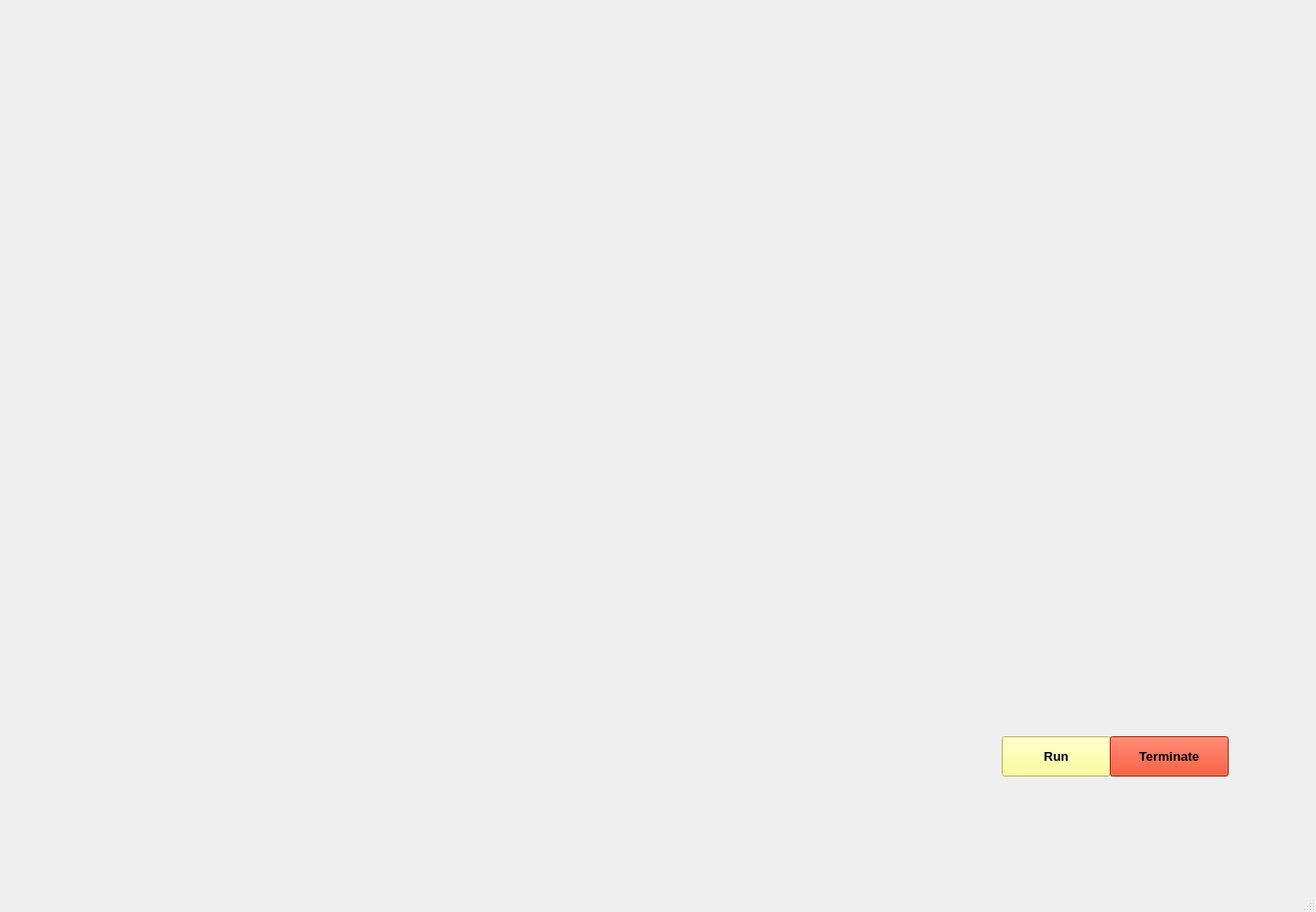
<?xml version="1.0" encoding="UTF-8"?>
<ui version="4.0">
 <class>JarvisUI</class>
 <widget class="QMainWindow" name="JarvisUI">
  <property name="geometry">
   <rect>
    <x>0</x>
    <y>0</y>
    <width>1340</width>
    <height>929</height>
   </rect>
  </property>
  <property name="windowTitle">
   <string>MainWindow</string>
  </property>
  <widget class="QWidget" name="centralwidget">
   <widget class="QLabel" name="label">
    <property name="geometry">
     <rect>
      <x>10</x>
      <y>0</y>
      <width>1321</width>
      <height>921</height>
     </rect>
    </property>
    <property name="text">
     <string/>
    </property>
    <property name="pixmap">
     <pixmap>D:/Downloads/MJ.gif</pixmap>
    </property>
   </widget>
   <widget class="QLabel" name="label_2">
    <property name="geometry">
     <rect>
      <x>40</x>
      <y>40</y>
      <width>631</width>
      <height>151</height>
     </rect>
    </property>
    <property name="text">
     <string/>
    </property>
    <property name="pixmap">
     <pixmap>D:/Downloads/T8bahf.gif</pixmap>
    </property>
   </widget>
   <widget class="QPushButton" name="pushButton">
    <property name="geometry">
     <rect>
      <x>1020</x>
      <y>750</y>
      <width>111</width>
      <height>41</height>
     </rect>
    </property>
    <property name="font">
     <font>
      <pointsize>10</pointsize>
      <weight>75</weight>
      <bold>true</bold>
     </font>
    </property>
    <property name="styleSheet">
     <string notr="true">background-color: rgb(255, 255, 127);</string>
    </property>
    <property name="text">
     <string>Run</string>
    </property>
   </widget>
   <widget class="QPushButton" name="pushButton_2">
    <property name="geometry">
     <rect>
      <x>1130</x>
      <y>750</y>
      <width>121</width>
      <height>41</height>
     </rect>
    </property>
    <property name="font">
     <font>
      <pointsize>10</pointsize>
      <weight>75</weight>
      <bold>true</bold>
     </font>
    </property>
    <property name="styleSheet">
     <string notr="true">background-color: rgb(225, 45, 8);</string>
    </property>
    <property name="text">
     <string>Terminate</string>
    </property>
   </widget>
   <widget class="QTextBrowser" name="textBrowser">
    <property name="geometry">
     <rect>
      <x>810</x>
      <y>40</y>
      <width>256</width>
      <height>51</height>
     </rect>
    </property>
    <property name="font">
     <font>
      <family>Tahoma</family>
      <pointsize>26</pointsize>
      <weight>75</weight>
      <bold>true</bold>
     </font>
    </property>
    <property name="styleSheet">
     <string notr="true">background:transparent;
border-radius:none;</string>
    </property>
   </widget>
   <widget class="QTextBrowser" name="textBrowser_2">
    <property name="geometry">
     <rect>
      <x>1060</x>
      <y>90</y>
      <width>256</width>
      <height>51</height>
     </rect>
    </property>
    <property name="font">
     <font>
      <family>Tahoma</family>
      <pointsize>26</pointsize>
      <weight>75</weight>
      <bold>true</bold>
     </font>
    </property>
    <property name="styleSheet">
     <string notr="true">background:transparent;
border-radius:none;</string>
    </property>
   </widget>
  </widget>
  <widget class="QStatusBar" name="statusbar"/>
 </widget>
 <resources/>
 <connections/>
</ui>
